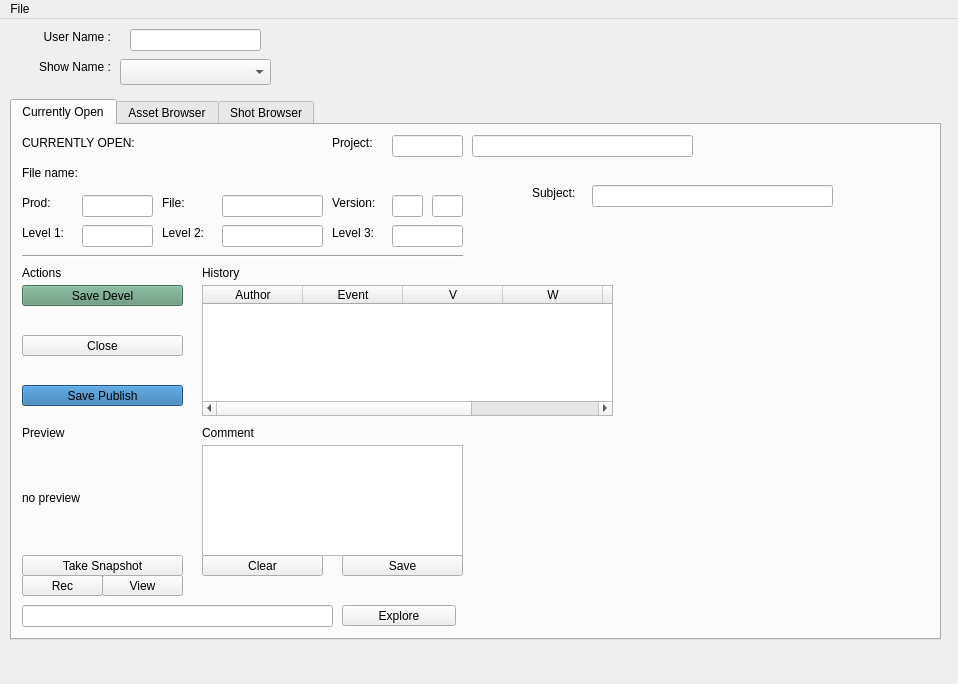
<?xml version="1.0" encoding="UTF-8"?>
<ui version="4.0">
 <class>ipipeline_GUI</class>
 <widget class="QMainWindow" name="ipipeline_GUI">
  <property name="geometry">
   <rect>
    <x>0</x>
    <y>0</y>
    <width>958</width>
    <height>684</height>
   </rect>
  </property>
  <property name="windowTitle">
   <string>iPipeline</string>
  </property>
  <widget class="QWidget" name="centralwidget">
   <widget class="QTabWidget" name="tabWidget">
    <property name="geometry">
     <rect>
      <x>10</x>
      <y>80</y>
      <width>931</width>
      <height>541</height>
     </rect>
    </property>
    <property name="currentIndex">
     <number>0</number>
    </property>
    <widget class="QWidget" name="tab">
     <attribute name="title">
      <string>Currently Open</string>
     </attribute>
     <widget class="QTextEdit" name="currOpenCommentField">
      <property name="geometry">
       <rect>
        <x>190</x>
        <y>320</y>
        <width>261</width>
        <height>111</height>
       </rect>
      </property>
     </widget>
     <widget class="QLabel" name="currOpenTitle">
      <property name="geometry">
       <rect>
        <x>10</x>
        <y>10</y>
        <width>131</width>
        <height>16</height>
       </rect>
      </property>
      <property name="text">
       <string>CURRENTLY OPEN:</string>
      </property>
     </widget>
     <widget class="QPushButton" name="currOpenSaveCommentButton">
      <property name="geometry">
       <rect>
        <x>330</x>
        <y>430</y>
        <width>121</width>
        <height>21</height>
       </rect>
      </property>
      <property name="text">
       <string>Save</string>
      </property>
     </widget>
     <widget class="QPushButton" name="currOpenSnapshotButton">
      <property name="geometry">
       <rect>
        <x>10</x>
        <y>430</y>
        <width>161</width>
        <height>21</height>
       </rect>
      </property>
      <property name="text">
       <string>Take Snapshot</string>
      </property>
     </widget>
     <widget class="QPushButton" name="currOpenSavePublishButton">
      <property name="geometry">
       <rect>
        <x>10</x>
        <y>260</y>
        <width>161</width>
        <height>21</height>
       </rect>
      </property>
      <property name="styleSheet">
       <string notr="true">background-color: rgb(39, 114, 173);</string>
      </property>
      <property name="text">
       <string>Save Publish</string>
      </property>
     </widget>
     <widget class="QLabel" name="label_3">
      <property name="geometry">
       <rect>
        <x>190</x>
        <y>300</y>
        <width>81</width>
        <height>16</height>
       </rect>
      </property>
      <property name="text">
       <string>Comment</string>
      </property>
     </widget>
     <widget class="QPushButton" name="currOpenClearCommentButton">
      <property name="geometry">
       <rect>
        <x>190</x>
        <y>430</y>
        <width>121</width>
        <height>21</height>
       </rect>
      </property>
      <property name="text">
       <string>Clear</string>
      </property>
     </widget>
     <widget class="QLabel" name="currOpenPreviewImage">
      <property name="geometry">
       <rect>
        <x>10</x>
        <y>320</y>
        <width>164</width>
        <height>105</height>
       </rect>
      </property>
      <property name="text">
       <string>no preview</string>
      </property>
     </widget>
     <widget class="QLabel" name="label_5">
      <property name="geometry">
       <rect>
        <x>10</x>
        <y>140</y>
        <width>62</width>
        <height>16</height>
       </rect>
      </property>
      <property name="text">
       <string>Actions</string>
      </property>
     </widget>
     <widget class="QLabel" name="label_2">
      <property name="geometry">
       <rect>
        <x>10</x>
        <y>300</y>
        <width>62</width>
        <height>16</height>
       </rect>
      </property>
      <property name="text">
       <string>Preview</string>
      </property>
     </widget>
     <widget class="QLabel" name="label_6">
      <property name="geometry">
       <rect>
        <x>190</x>
        <y>140</y>
        <width>62</width>
        <height>16</height>
       </rect>
      </property>
      <property name="text">
       <string>History</string>
      </property>
     </widget>
     <widget class="QLineEdit" name="currOpenLocationField">
      <property name="geometry">
       <rect>
        <x>10</x>
        <y>480</y>
        <width>311</width>
        <height>22</height>
       </rect>
      </property>
      <property name="readOnly">
       <bool>true</bool>
      </property>
     </widget>
     <widget class="QPushButton" name="currOpenExploreButton">
      <property name="geometry">
       <rect>
        <x>330</x>
        <y>480</y>
        <width>114</width>
        <height>21</height>
       </rect>
      </property>
      <property name="text">
       <string>Explore</string>
      </property>
     </widget>
     <widget class="Line" name="line">
      <property name="geometry">
       <rect>
        <x>10</x>
        <y>130</y>
        <width>441</width>
        <height>3</height>
       </rect>
      </property>
      <property name="orientation">
       <enum>Qt::Horizontal</enum>
      </property>
     </widget>
     <widget class="QPushButton" name="currOpenCloseButton">
      <property name="geometry">
       <rect>
        <x>10</x>
        <y>210</y>
        <width>161</width>
        <height>21</height>
       </rect>
      </property>
      <property name="text">
       <string>Close</string>
      </property>
     </widget>
     <widget class="QPushButton" name="currOpenRecordPlayblastButton">
      <property name="geometry">
       <rect>
        <x>10</x>
        <y>450</y>
        <width>81</width>
        <height>21</height>
       </rect>
      </property>
      <property name="text">
       <string>Rec</string>
      </property>
     </widget>
     <widget class="QPushButton" name="currOpenViewPlayblastButton">
      <property name="geometry">
       <rect>
        <x>90</x>
        <y>450</y>
        <width>81</width>
        <height>21</height>
       </rect>
      </property>
      <property name="text">
       <string>View</string>
      </property>
     </widget>
     <widget class="QPushButton" name="currOpenSaveDevelButton">
      <property name="geometry">
       <rect>
        <x>10</x>
        <y>160</y>
        <width>161</width>
        <height>21</height>
       </rect>
      </property>
      <property name="styleSheet">
       <string notr="true">background-color: rgb(98, 151, 121);</string>
      </property>
      <property name="text">
       <string>Save Devel</string>
      </property>
     </widget>
     <widget class="QLabel" name="label">
      <property name="geometry">
       <rect>
        <x>10</x>
        <y>70</y>
        <width>62</width>
        <height>16</height>
       </rect>
      </property>
      <property name="text">
       <string>Prod:</string>
      </property>
     </widget>
     <widget class="QLineEdit" name="currOpenProdField">
      <property name="geometry">
       <rect>
        <x>70</x>
        <y>70</y>
        <width>71</width>
        <height>22</height>
       </rect>
      </property>
      <property name="readOnly">
       <bool>true</bool>
      </property>
     </widget>
     <widget class="QLineEdit" name="currOpenFileField">
      <property name="geometry">
       <rect>
        <x>210</x>
        <y>70</y>
        <width>101</width>
        <height>22</height>
       </rect>
      </property>
      <property name="readOnly">
       <bool>true</bool>
      </property>
     </widget>
     <widget class="QLabel" name="label_4">
      <property name="geometry">
       <rect>
        <x>150</x>
        <y>70</y>
        <width>62</width>
        <height>16</height>
       </rect>
      </property>
      <property name="text">
       <string>File:</string>
      </property>
     </widget>
     <widget class="QLabel" name="label_14">
      <property name="geometry">
       <rect>
        <x>320</x>
        <y>70</y>
        <width>62</width>
        <height>16</height>
       </rect>
      </property>
      <property name="text">
       <string>Version:</string>
      </property>
     </widget>
     <widget class="QLineEdit" name="currOpenVerField">
      <property name="geometry">
       <rect>
        <x>380</x>
        <y>70</y>
        <width>31</width>
        <height>22</height>
       </rect>
      </property>
      <property name="readOnly">
       <bool>true</bool>
      </property>
     </widget>
     <widget class="QLabel" name="label_19">
      <property name="geometry">
       <rect>
        <x>10</x>
        <y>100</y>
        <width>62</width>
        <height>16</height>
       </rect>
      </property>
      <property name="text">
       <string>Level 1:</string>
      </property>
     </widget>
     <widget class="QLineEdit" name="currOpenLevel1Field">
      <property name="geometry">
       <rect>
        <x>70</x>
        <y>100</y>
        <width>71</width>
        <height>22</height>
       </rect>
      </property>
      <property name="readOnly">
       <bool>true</bool>
      </property>
     </widget>
     <widget class="QLabel" name="label_26">
      <property name="geometry">
       <rect>
        <x>150</x>
        <y>100</y>
        <width>62</width>
        <height>16</height>
       </rect>
      </property>
      <property name="text">
       <string>Level 2:</string>
      </property>
     </widget>
     <widget class="QLineEdit" name="currOpenLevel2Field">
      <property name="geometry">
       <rect>
        <x>210</x>
        <y>100</y>
        <width>101</width>
        <height>22</height>
       </rect>
      </property>
      <property name="readOnly">
       <bool>true</bool>
      </property>
     </widget>
     <widget class="QLabel" name="label_27">
      <property name="geometry">
       <rect>
        <x>320</x>
        <y>100</y>
        <width>62</width>
        <height>16</height>
       </rect>
      </property>
      <property name="text">
       <string>Level 3:</string>
      </property>
     </widget>
     <widget class="QLineEdit" name="currOpenLevel3Field">
      <property name="geometry">
       <rect>
        <x>380</x>
        <y>100</y>
        <width>71</width>
        <height>22</height>
       </rect>
      </property>
      <property name="readOnly">
       <bool>true</bool>
      </property>
     </widget>
     <widget class="QLineEdit" name="currOpenWipField">
      <property name="geometry">
       <rect>
        <x>420</x>
        <y>70</y>
        <width>31</width>
        <height>22</height>
       </rect>
      </property>
      <property name="readOnly">
       <bool>true</bool>
      </property>
     </widget>
     <widget class="QTableWidget" name="currOpenHistoryTable">
      <property name="geometry">
       <rect>
        <x>190</x>
        <y>160</y>
        <width>411</width>
        <height>131</height>
       </rect>
      </property>
      <property name="editTriggers">
       <set>QAbstractItemView::NoEditTriggers</set>
      </property>
      <property name="selectionBehavior">
       <enum>QAbstractItemView::SelectRows</enum>
      </property>
      <attribute name="horizontalHeaderStretchLastSection">
       <bool>true</bool>
      </attribute>
      <attribute name="verticalHeaderVisible">
       <bool>false</bool>
      </attribute>
      <attribute name="verticalHeaderDefaultSectionSize">
       <number>17</number>
      </attribute>
      <column>
       <property name="text">
        <string>Author</string>
       </property>
      </column>
      <column>
       <property name="text">
        <string>Event</string>
       </property>
      </column>
      <column>
       <property name="text">
        <string>V</string>
       </property>
      </column>
      <column>
       <property name="text">
        <string>W</string>
       </property>
      </column>
      <column>
       <property name="text">
        <string>Subject</string>
       </property>
      </column>
      <column>
       <property name="text">
        <string>Date</string>
       </property>
      </column>
     </widget>
     <widget class="QLineEdit" name="currOpenSubjectField">
      <property name="geometry">
       <rect>
        <x>580</x>
        <y>60</y>
        <width>241</width>
        <height>22</height>
       </rect>
      </property>
     </widget>
     <widget class="QLabel" name="label_28">
      <property name="geometry">
       <rect>
        <x>520</x>
        <y>60</y>
        <width>62</width>
        <height>16</height>
       </rect>
      </property>
      <property name="text">
       <string>Subject:</string>
      </property>
     </widget>
     <widget class="QLineEdit" name="currOpenProjectField">
      <property name="geometry">
       <rect>
        <x>380</x>
        <y>10</y>
        <width>71</width>
        <height>22</height>
       </rect>
      </property>
      <property name="readOnly">
       <bool>true</bool>
      </property>
     </widget>
     <widget class="QLabel" name="label_31">
      <property name="geometry">
       <rect>
        <x>320</x>
        <y>10</y>
        <width>62</width>
        <height>16</height>
       </rect>
      </property>
      <property name="text">
       <string>Project:</string>
      </property>
     </widget>
     <widget class="QLineEdit" name="currOpenFileNameField">
      <property name="geometry">
       <rect>
        <x>460</x>
        <y>10</y>
        <width>221</width>
        <height>22</height>
       </rect>
      </property>
     </widget>
     <widget class="QLabel" name="label_10">
      <property name="geometry">
       <rect>
        <x>10</x>
        <y>40</y>
        <width>71</width>
        <height>16</height>
       </rect>
      </property>
      <property name="text">
       <string>File name:</string>
      </property>
     </widget>
     <widget class="QLabel" name="currOpenFileNameLabel">
      <property name="geometry">
       <rect>
        <x>80</x>
        <y>40</y>
        <width>371</width>
        <height>16</height>
       </rect>
      </property>
      <property name="text">
       <string/>
      </property>
     </widget>
    </widget>
    <widget class="QWidget" name="tab_3">
     <attribute name="title">
      <string>Asset Browser</string>
     </attribute>
     <widget class="QLabel" name="label_17">
      <property name="geometry">
       <rect>
        <x>10</x>
        <y>10</y>
        <width>141</width>
        <height>16</height>
       </rect>
      </property>
      <property name="text">
       <string>Asset Type</string>
      </property>
     </widget>
     <widget class="QListWidget" name="assetTypeScrollList">
      <property name="geometry">
       <rect>
        <x>10</x>
        <y>30</y>
        <width>161</width>
        <height>121</height>
       </rect>
      </property>
     </widget>
     <widget class="QPushButton" name="assetNewButton">
      <property name="enabled">
       <bool>false</bool>
      </property>
      <property name="geometry">
       <rect>
        <x>180</x>
        <y>150</y>
        <width>81</width>
        <height>21</height>
       </rect>
      </property>
      <property name="text">
       <string>New</string>
      </property>
     </widget>
     <widget class="QListWidget" name="componentScrollList">
      <property name="geometry">
       <rect>
        <x>350</x>
        <y>30</y>
        <width>161</width>
        <height>121</height>
       </rect>
      </property>
     </widget>
     <widget class="QListWidget" name="assetScrollList">
      <property name="geometry">
       <rect>
        <x>180</x>
        <y>30</y>
        <width>161</width>
        <height>121</height>
       </rect>
      </property>
      <property name="contextMenuPolicy">
       <enum>Qt::CustomContextMenu</enum>
      </property>
      <property name="dragEnabled">
       <bool>true</bool>
      </property>
     </widget>
     <widget class="QPushButton" name="exploreAssetButton">
      <property name="geometry">
       <rect>
        <x>520</x>
        <y>480</y>
        <width>114</width>
        <height>21</height>
       </rect>
      </property>
      <property name="text">
       <string>Explore</string>
      </property>
     </widget>
     <widget class="QLabel" name="label_20">
      <property name="geometry">
       <rect>
        <x>180</x>
        <y>10</y>
        <width>141</width>
        <height>16</height>
       </rect>
      </property>
      <property name="text">
       <string>Asset</string>
      </property>
     </widget>
     <widget class="QLabel" name="label_22">
      <property name="geometry">
       <rect>
        <x>350</x>
        <y>10</y>
        <width>141</width>
        <height>16</height>
       </rect>
      </property>
      <property name="text">
       <string>Workcode</string>
      </property>
     </widget>
     <widget class="QLineEdit" name="assetLocationField">
      <property name="geometry">
       <rect>
        <x>10</x>
        <y>480</y>
        <width>501</width>
        <height>22</height>
       </rect>
      </property>
      <property name="readOnly">
       <bool>true</bool>
      </property>
     </widget>
     <widget class="QPushButton" name="assetTypeNewButton">
      <property name="geometry">
       <rect>
        <x>10</x>
        <y>150</y>
        <width>81</width>
        <height>21</height>
       </rect>
      </property>
      <property name="text">
       <string>New</string>
      </property>
     </widget>
     <widget class="QPushButton" name="componentNewButton">
      <property name="enabled">
       <bool>false</bool>
      </property>
      <property name="geometry">
       <rect>
        <x>350</x>
        <y>150</y>
        <width>81</width>
        <height>21</height>
       </rect>
      </property>
      <property name="text">
       <string>New</string>
      </property>
     </widget>
     <widget class="QPushButton" name="assetTypeRemoveButton">
      <property name="enabled">
       <bool>false</bool>
      </property>
      <property name="geometry">
       <rect>
        <x>90</x>
        <y>150</y>
        <width>81</width>
        <height>21</height>
       </rect>
      </property>
      <property name="text">
       <string>Delete</string>
      </property>
     </widget>
     <widget class="QPushButton" name="assetRemoveButton">
      <property name="enabled">
       <bool>false</bool>
      </property>
      <property name="geometry">
       <rect>
        <x>260</x>
        <y>150</y>
        <width>81</width>
        <height>21</height>
       </rect>
      </property>
      <property name="text">
       <string>Delete</string>
      </property>
     </widget>
     <widget class="QPushButton" name="componentRemoveButton">
      <property name="enabled">
       <bool>false</bool>
      </property>
      <property name="geometry">
       <rect>
        <x>430</x>
        <y>150</y>
        <width>81</width>
        <height>21</height>
       </rect>
      </property>
      <property name="text">
       <string>Delete</string>
      </property>
     </widget>
     <widget class="QListWidget" name="assetDevelList">
      <property name="geometry">
       <rect>
        <x>10</x>
        <y>200</y>
        <width>251</width>
        <height>271</height>
       </rect>
      </property>
      <property name="contextMenuPolicy">
       <enum>Qt::CustomContextMenu</enum>
      </property>
     </widget>
     <widget class="QListWidget" name="assetPublishList">
      <property name="geometry">
       <rect>
        <x>270</x>
        <y>200</y>
        <width>241</width>
        <height>271</height>
       </rect>
      </property>
      <property name="contextMenuPolicy">
       <enum>Qt::CustomContextMenu</enum>
      </property>
     </widget>
     <widget class="QTextEdit" name="assetCommentField">
      <property name="geometry">
       <rect>
        <x>520</x>
        <y>390</y>
        <width>391</width>
        <height>81</height>
       </rect>
      </property>
      <property name="readOnly">
       <bool>true</bool>
      </property>
     </widget>
     <widget class="QLabel" name="label_24">
      <property name="geometry">
       <rect>
        <x>520</x>
        <y>370</y>
        <width>62</width>
        <height>16</height>
       </rect>
      </property>
      <property name="text">
       <string>Comment</string>
      </property>
     </widget>
     <widget class="QLabel" name="label_18">
      <property name="geometry">
       <rect>
        <x>520</x>
        <y>10</y>
        <width>62</width>
        <height>16</height>
       </rect>
      </property>
      <property name="text">
       <string>Preview</string>
      </property>
     </widget>
     <widget class="QPushButton" name="assetViewPlayblastButton">
      <property name="enabled">
       <bool>false</bool>
      </property>
      <property name="geometry">
       <rect>
        <x>690</x>
        <y>30</y>
        <width>101</width>
        <height>21</height>
       </rect>
      </property>
      <property name="text">
       <string>View Playblast</string>
      </property>
     </widget>
     <widget class="QLabel" name="assetPreviewImage">
      <property name="geometry">
       <rect>
        <x>520</x>
        <y>30</y>
        <width>164</width>
        <height>105</height>
       </rect>
      </property>
      <property name="text">
       <string>no preview</string>
      </property>
      <property name="scaledContents">
       <bool>true</bool>
      </property>
     </widget>
     <widget class="QTableWidget" name="assetHistoryTable">
      <property name="geometry">
       <rect>
        <x>520</x>
        <y>160</y>
        <width>391</width>
        <height>201</height>
       </rect>
      </property>
      <property name="editTriggers">
       <set>QAbstractItemView::NoEditTriggers</set>
      </property>
      <property name="selectionBehavior">
       <enum>QAbstractItemView::SelectRows</enum>
      </property>
      <attribute name="horizontalHeaderStretchLastSection">
       <bool>true</bool>
      </attribute>
      <attribute name="verticalHeaderVisible">
       <bool>false</bool>
      </attribute>
      <attribute name="verticalHeaderDefaultSectionSize">
       <number>17</number>
      </attribute>
      <column>
       <property name="text">
        <string>Author</string>
       </property>
      </column>
      <column>
       <property name="text">
        <string>Event</string>
       </property>
      </column>
      <column>
       <property name="text">
        <string>V</string>
       </property>
      </column>
      <column>
       <property name="text">
        <string>W</string>
       </property>
      </column>
      <column>
       <property name="text">
        <string>Subject</string>
       </property>
      </column>
      <column>
       <property name="text">
        <string>Date</string>
       </property>
      </column>
     </widget>
     <widget class="QLabel" name="label_21">
      <property name="geometry">
       <rect>
        <x>520</x>
        <y>140</y>
        <width>62</width>
        <height>16</height>
       </rect>
      </property>
      <property name="text">
       <string>History</string>
      </property>
     </widget>
     <widget class="QLabel" name="label_25">
      <property name="geometry">
       <rect>
        <x>270</x>
        <y>180</y>
        <width>131</width>
        <height>16</height>
       </rect>
      </property>
      <property name="text">
       <string>Publish View</string>
      </property>
     </widget>
     <widget class="QLabel" name="label_23">
      <property name="geometry">
       <rect>
        <x>10</x>
        <y>180</y>
        <width>141</width>
        <height>16</height>
       </rect>
      </property>
      <property name="text">
       <string>Devel View</string>
      </property>
     </widget>
    </widget>
    <widget class="QWidget" name="tab_2">
     <attribute name="title">
      <string>Shot Browser</string>
     </attribute>
     <widget class="QListWidget" name="sequenceScrollList">
      <property name="geometry">
       <rect>
        <x>10</x>
        <y>30</y>
        <width>161</width>
        <height>121</height>
       </rect>
      </property>
     </widget>
     <widget class="QListWidget" name="shotScrollList">
      <property name="geometry">
       <rect>
        <x>180</x>
        <y>30</y>
        <width>161</width>
        <height>121</height>
       </rect>
      </property>
      <property name="contextMenuPolicy">
       <enum>Qt::CustomContextMenu</enum>
      </property>
      <property name="dragEnabled">
       <bool>true</bool>
      </property>
     </widget>
     <widget class="QListWidget" name="shotComponentScrollList">
      <property name="geometry">
       <rect>
        <x>350</x>
        <y>30</y>
        <width>161</width>
        <height>121</height>
       </rect>
      </property>
     </widget>
     <widget class="QLabel" name="label_7">
      <property name="geometry">
       <rect>
        <x>10</x>
        <y>10</y>
        <width>141</width>
        <height>16</height>
       </rect>
      </property>
      <property name="text">
       <string>Sequence</string>
      </property>
     </widget>
     <widget class="QLabel" name="label_8">
      <property name="geometry">
       <rect>
        <x>180</x>
        <y>10</y>
        <width>141</width>
        <height>16</height>
       </rect>
      </property>
      <property name="text">
       <string>Shot</string>
      </property>
     </widget>
     <widget class="QLabel" name="label_9">
      <property name="geometry">
       <rect>
        <x>350</x>
        <y>10</y>
        <width>91</width>
        <height>16</height>
       </rect>
      </property>
      <property name="text">
       <string>Workcode</string>
      </property>
     </widget>
     <widget class="QPushButton" name="sequenceNewButton">
      <property name="geometry">
       <rect>
        <x>10</x>
        <y>150</y>
        <width>81</width>
        <height>21</height>
       </rect>
      </property>
      <property name="text">
       <string>New</string>
      </property>
     </widget>
     <widget class="QPushButton" name="shotNewButton">
      <property name="enabled">
       <bool>false</bool>
      </property>
      <property name="geometry">
       <rect>
        <x>180</x>
        <y>150</y>
        <width>81</width>
        <height>21</height>
       </rect>
      </property>
      <property name="text">
       <string>New</string>
      </property>
     </widget>
     <widget class="QLineEdit" name="shotLocationField">
      <property name="geometry">
       <rect>
        <x>10</x>
        <y>480</y>
        <width>501</width>
        <height>22</height>
       </rect>
      </property>
      <property name="readOnly">
       <bool>true</bool>
      </property>
     </widget>
     <widget class="QPushButton" name="exploreShotButton">
      <property name="geometry">
       <rect>
        <x>520</x>
        <y>480</y>
        <width>114</width>
        <height>21</height>
       </rect>
      </property>
      <property name="text">
       <string>Explore</string>
      </property>
     </widget>
     <widget class="QPushButton" name="shotComponentNewButton">
      <property name="enabled">
       <bool>false</bool>
      </property>
      <property name="geometry">
       <rect>
        <x>350</x>
        <y>150</y>
        <width>81</width>
        <height>21</height>
       </rect>
      </property>
      <property name="text">
       <string>New</string>
      </property>
     </widget>
     <widget class="QPushButton" name="sequenceRemoveButton">
      <property name="enabled">
       <bool>false</bool>
      </property>
      <property name="geometry">
       <rect>
        <x>90</x>
        <y>150</y>
        <width>81</width>
        <height>21</height>
       </rect>
      </property>
      <property name="text">
       <string>Delete</string>
      </property>
     </widget>
     <widget class="QPushButton" name="shotRemoveButton">
      <property name="enabled">
       <bool>false</bool>
      </property>
      <property name="geometry">
       <rect>
        <x>260</x>
        <y>150</y>
        <width>81</width>
        <height>21</height>
       </rect>
      </property>
      <property name="text">
       <string>Delete</string>
      </property>
     </widget>
     <widget class="QPushButton" name="shotComponentRemoveButton">
      <property name="enabled">
       <bool>false</bool>
      </property>
      <property name="geometry">
       <rect>
        <x>430</x>
        <y>150</y>
        <width>81</width>
        <height>21</height>
       </rect>
      </property>
      <property name="text">
       <string>Delete</string>
      </property>
     </widget>
     <widget class="QListWidget" name="shotPublishList">
      <property name="geometry">
       <rect>
        <x>270</x>
        <y>200</y>
        <width>241</width>
        <height>271</height>
       </rect>
      </property>
      <property name="contextMenuPolicy">
       <enum>Qt::CustomContextMenu</enum>
      </property>
     </widget>
     <widget class="QListWidget" name="shotDevelList">
      <property name="geometry">
       <rect>
        <x>10</x>
        <y>200</y>
        <width>251</width>
        <height>271</height>
       </rect>
      </property>
      <property name="contextMenuPolicy">
       <enum>Qt::CustomContextMenu</enum>
      </property>
     </widget>
     <widget class="QPushButton" name="showViewPlayblastButton">
      <property name="enabled">
       <bool>false</bool>
      </property>
      <property name="geometry">
       <rect>
        <x>690</x>
        <y>30</y>
        <width>101</width>
        <height>21</height>
       </rect>
      </property>
      <property name="text">
       <string>View Playblast</string>
      </property>
     </widget>
     <widget class="QLabel" name="label_11">
      <property name="geometry">
       <rect>
        <x>520</x>
        <y>10</y>
        <width>62</width>
        <height>16</height>
       </rect>
      </property>
      <property name="text">
       <string>Preview</string>
      </property>
     </widget>
     <widget class="QLabel" name="shotPreviewImage">
      <property name="geometry">
       <rect>
        <x>520</x>
        <y>30</y>
        <width>164</width>
        <height>105</height>
       </rect>
      </property>
      <property name="text">
       <string>no preview</string>
      </property>
      <property name="scaledContents">
       <bool>true</bool>
      </property>
     </widget>
     <widget class="QTableWidget" name="shotHistoryTable">
      <property name="geometry">
       <rect>
        <x>520</x>
        <y>160</y>
        <width>391</width>
        <height>201</height>
       </rect>
      </property>
      <property name="editTriggers">
       <set>QAbstractItemView::NoEditTriggers</set>
      </property>
      <property name="selectionBehavior">
       <enum>QAbstractItemView::SelectRows</enum>
      </property>
      <attribute name="horizontalHeaderStretchLastSection">
       <bool>true</bool>
      </attribute>
      <attribute name="verticalHeaderVisible">
       <bool>false</bool>
      </attribute>
      <attribute name="verticalHeaderDefaultSectionSize">
       <number>17</number>
      </attribute>
      <column>
       <property name="text">
        <string>Author</string>
       </property>
      </column>
      <column>
       <property name="text">
        <string>Event</string>
       </property>
      </column>
      <column>
       <property name="text">
        <string>V</string>
       </property>
      </column>
      <column>
       <property name="text">
        <string>W</string>
       </property>
      </column>
      <column>
       <property name="text">
        <string>Subject</string>
       </property>
      </column>
      <column>
       <property name="text">
        <string>Date</string>
       </property>
      </column>
     </widget>
     <widget class="QLabel" name="label_12">
      <property name="geometry">
       <rect>
        <x>520</x>
        <y>140</y>
        <width>62</width>
        <height>16</height>
       </rect>
      </property>
      <property name="text">
       <string>History</string>
      </property>
     </widget>
     <widget class="QLabel" name="label_13">
      <property name="geometry">
       <rect>
        <x>520</x>
        <y>370</y>
        <width>62</width>
        <height>16</height>
       </rect>
      </property>
      <property name="text">
       <string>Comment</string>
      </property>
     </widget>
     <widget class="QTextEdit" name="shotCommentField">
      <property name="geometry">
       <rect>
        <x>520</x>
        <y>390</y>
        <width>391</width>
        <height>81</height>
       </rect>
      </property>
      <property name="readOnly">
       <bool>true</bool>
      </property>
     </widget>
     <widget class="QLabel" name="label_29">
      <property name="geometry">
       <rect>
        <x>10</x>
        <y>180</y>
        <width>111</width>
        <height>16</height>
       </rect>
      </property>
      <property name="text">
       <string>Devel View</string>
      </property>
     </widget>
     <widget class="QLabel" name="label_30">
      <property name="geometry">
       <rect>
        <x>270</x>
        <y>180</y>
        <width>121</width>
        <height>16</height>
       </rect>
      </property>
      <property name="text">
       <string>Publish View</string>
      </property>
     </widget>
    </widget>
   </widget>
   <widget class="QLabel" name="label_15">
    <property name="geometry">
     <rect>
      <x>10</x>
      <y>10</y>
      <width>101</width>
      <height>16</height>
     </rect>
    </property>
    <property name="text">
     <string>User Name :</string>
    </property>
    <property name="alignment">
     <set>Qt::AlignRight|Qt::AlignTrailing|Qt::AlignVCenter</set>
    </property>
   </widget>
   <widget class="QComboBox" name="projNameCombo">
    <property name="geometry">
     <rect>
      <x>120</x>
      <y>40</y>
      <width>151</width>
      <height>26</height>
     </rect>
    </property>
   </widget>
   <widget class="QLabel" name="label_16">
    <property name="geometry">
     <rect>
      <x>10</x>
      <y>40</y>
      <width>101</width>
      <height>16</height>
     </rect>
    </property>
    <property name="text">
     <string>Show Name :</string>
    </property>
    <property name="alignment">
     <set>Qt::AlignRight|Qt::AlignTrailing|Qt::AlignVCenter</set>
    </property>
   </widget>
   <widget class="QLineEdit" name="userNameLineEdit">
    <property name="geometry">
     <rect>
      <x>130</x>
      <y>10</y>
      <width>131</width>
      <height>22</height>
     </rect>
    </property>
   </widget>
  </widget>
  <widget class="QMenuBar" name="menubar">
   <property name="geometry">
    <rect>
     <x>0</x>
     <y>0</y>
     <width>958</width>
     <height>22</height>
    </rect>
   </property>
   <widget class="QMenu" name="menuFile">
    <property name="title">
     <string>File</string>
    </property>
   </widget>
   <addaction name="menuFile"/>
  </widget>
 </widget>
 <resources/>
 <connections/>
</ui>
